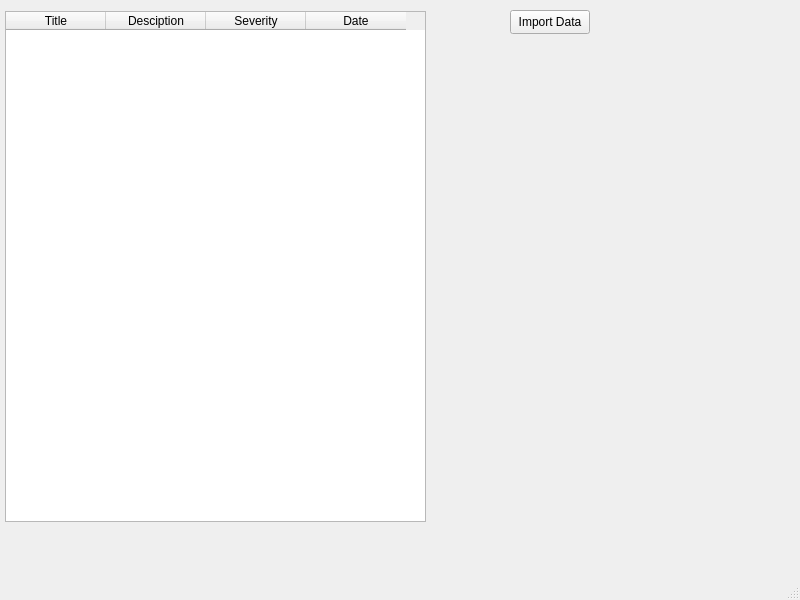
<?xml version="1.0" encoding="UTF-8"?>
<ui version="4.0">
 <class>StaffPanel</class>
 <widget class="QMainWindow" name="StaffPanel">
  <property name="geometry">
   <rect>
    <x>0</x>
    <y>0</y>
    <width>800</width>
    <height>600</height>
   </rect>
  </property>
  <property name="windowTitle">
   <string>MainWindow</string>
  </property>
  <widget class="QWidget" name="centralwidget">
   <widget class="QTableWidget" name="Tickets">
    <property name="geometry">
     <rect>
      <x>5</x>
      <y>11</y>
      <width>421</width>
      <height>511</height>
     </rect>
    </property>
    <column>
     <property name="text">
      <string>Title</string>
     </property>
    </column>
    <column>
     <property name="text">
      <string>Desciption</string>
     </property>
    </column>
    <column>
     <property name="text">
      <string>Severity</string>
     </property>
    </column>
    <column>
     <property name="text">
      <string>Date</string>
     </property>
    </column>
   </widget>
   <widget class="QPushButton" name="importData">
    <property name="geometry">
     <rect>
      <x>510</x>
      <y>10</y>
      <width>80</width>
      <height>24</height>
     </rect>
    </property>
    <property name="text">
     <string>Import Data</string>
    </property>
   </widget>
  </widget>
  <widget class="QMenuBar" name="menubar">
   <property name="geometry">
    <rect>
     <x>0</x>
     <y>0</y>
     <width>800</width>
     <height>21</height>
    </rect>
   </property>
  </widget>
  <widget class="QStatusBar" name="statusbar"/>
 </widget>
 <resources/>
 <connections/>
</ui>
